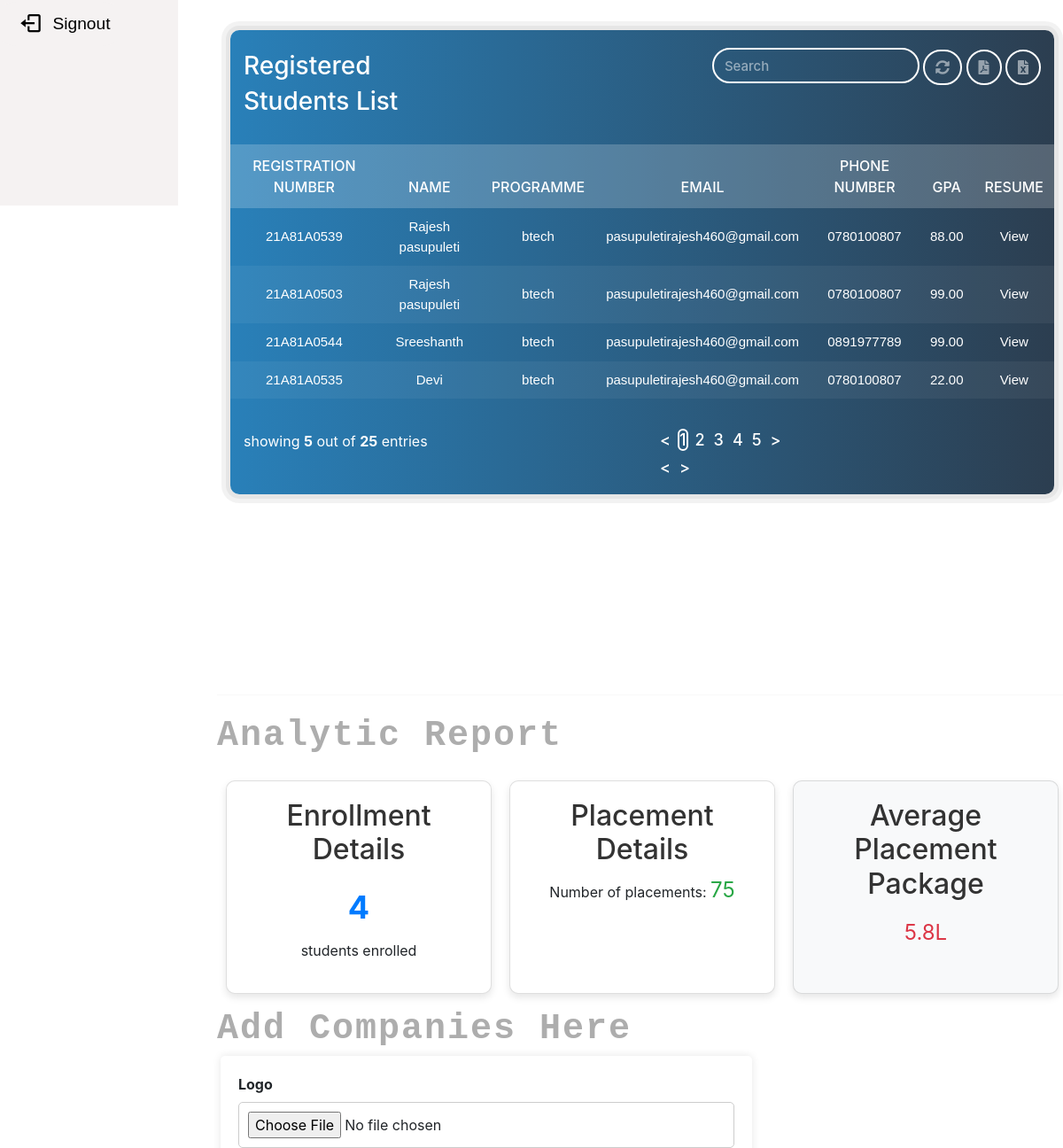
The page /app/student_admin/ (middle part) on the database as committed earlier.
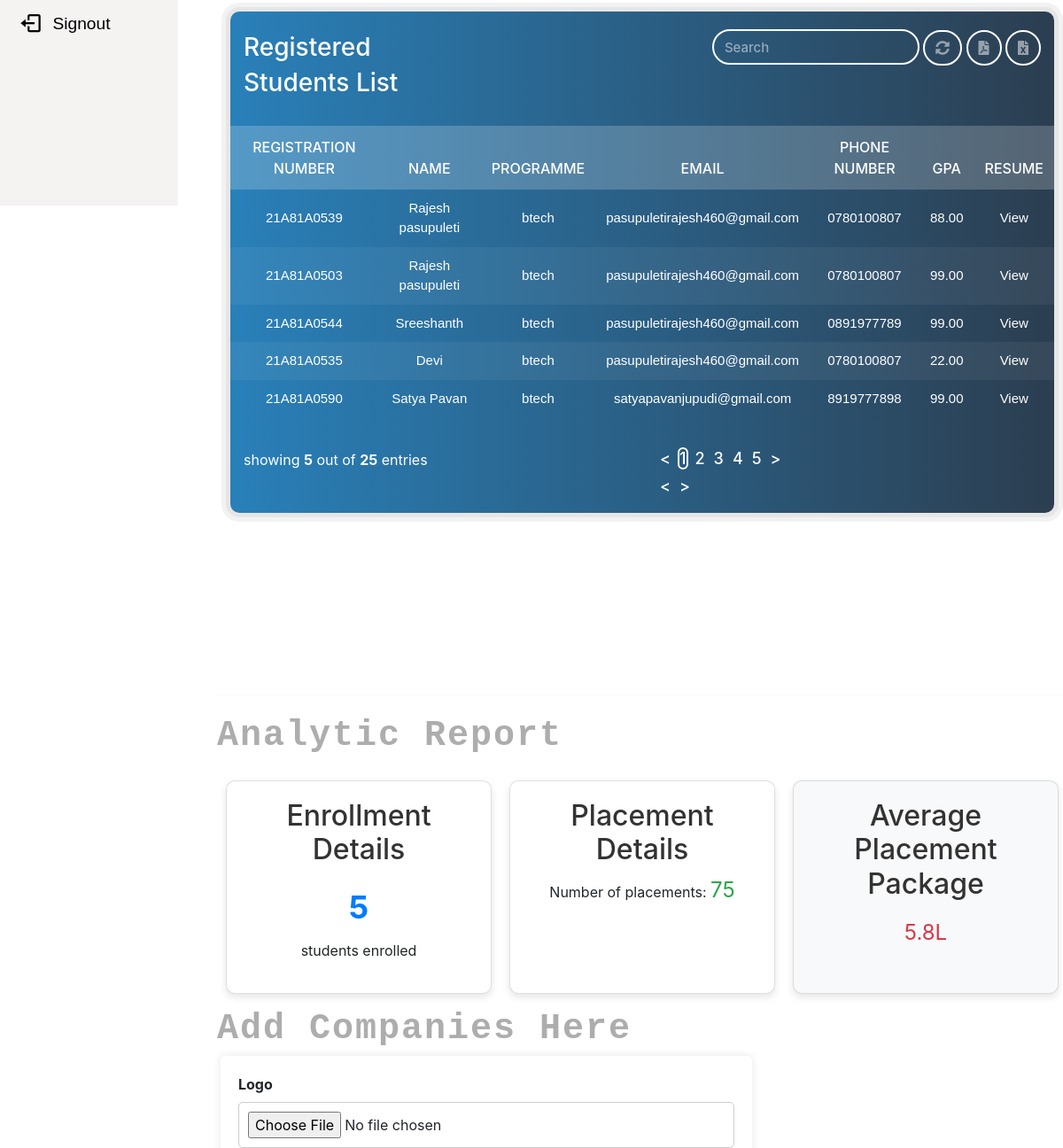
The same page on the database as committed later.
### app/models.py (models this page shows, shortened)
class Studentnew(models.Model):
    registrationNumber = models.CharField(primary_key=True,max_length=10,default='')
    name = models.CharField(max_length=50)
    dob = models.CharField(null=True,max_length=8)
    gender = models.CharField(max_length=50, default='')
    phone = models.CharField(max_length=50)
    email = models.EmailField(blank=True)
    gpa12 = models.DecimalField(max_digits=4, decimal_places=2, default=0.00)
    gpaBtech = models.DecimalField(max_digits=5, decimal_places=2)
    backlogs = models.CharField(max_length=50)
    degree = models.CharField(max_length=100, default='YourDefaultValueHere')
    project_url = models.URLField()
    skills = models.CharField(max_length=100, default='')
    languages = models.IntegerField(null=True)
    resume = models.FileField(upload_to='student_resumes/',default='')

### app/views.py (the view)
# urls.py: path('student_admin/',views.student_admin,name='student_admin'),
def student_admin(request):
    students = Studentnew.objects.all()
    no_of_students=Studentnew.objects.count()
    applied=AppliedStudents.objects.all()
    context={'students': students,'no_of_students':no_of_students,'applied':applied}
    return render (request,'student_admin.html',context )

### templates/student_admin.html (shortened to what the changed rows need)
{% load static%}
<!DOCTYPE html>
<html>
  <head>
    <link rel="stylesheet" href="{% static 'dashboard.css' %}" />
    <link
      rel="stylesheet"
      href="bootstrap.min.css"
 />
      <link href='https://unpkg.com/boxicons@2.1.4/css/boxicons.min.css' rel='stylesheet'>
    <link
      href="https://unpkg.com/boxicons@2.1.4/css/boxicons.min.css"
      rel="stylesheet" />
    <link
      href="https://unpkg.com/boxicons@2.1.4/css/boxicons.min.css"
      rel="stylesheet" />
    <link
      rel="stylesheet"
      href="https://stackpath.bootstrapcdn.com/bootstrap/4.5.2/css/bootstrap.min.css" />
    <link
      rel="stylesheet"
      href="https://cdnjs.cloudflare.com/ajax/libs/font-awesome/5.15.3/css/all.min.css" />
    <link rel="stylesheet" href="{% static 'adminanalytics.css' %} " />
  </head>
  <body>
    <div class="wrapper">
      <section class="main-home">
        <br />
        <div class="container bg-white mt-5 mb-5" style="margin-top:10px">
          <div class="row">
            <div class="col-md-offset-1 col-md-12">
              <div class="panel">
                <div class="panel-body table-responsive">
                  <table class="table">
                    <thead>
                      <tr>
                        <th>Registration Number</th>
                        <th>Name</th>
                        <th>Programme</th>
                        <th>Email</th>
                        <th>Phone Number</th>
                        <th>Gpa</th>
                        <th>Resume</th>
                      </tr>
                    </thead>
                    <tbody>
                      {% for student in students %}
                      <tr>
                        <td>{{ student.registrationNumber }}</td>
                        <td>{{ student.name }}</td>
                        <td>{{ student.degree }}</td>
                        <td>{{ student.email }}</td>
                        <td>{{ student.phone }}</td>
                        <td>{{ student.gpaBtech }}</td>
                        <td>
                          <ul class="action-list">
                            <li>
                              <a
                                href="{{ student.resume }}"
                                data-tip="edit"
                                style="color: #fff"
                                target="_blank"
                                download
                                >View</a
                              >
                            </li>
                          </ul>
                        </td>
                      </tr>
                      {% endfor %}
                    </tbody>
                  </table>
                </div>
              </div>
            </div>
          </div>
        </div>
        <br />
        <span class="titlepkit mb-4 mt-4" id="analytics">Analytic Report</span><br />
        <div class="container1 d-flex">
          <div class="card">
            <h2>Enrollment Details</h2>
            <p class="count">{{no_of_students}}</p>
            <p>students enrolled</p>
          </div>
          <div class="card" style="margin-top: 20px">
            <h2>Placement Details</h2>
          </div>
          <div class="card avg-card">
            <h2>Average Placement Package</h2>
          </div>
        </div>
        <br />
      </section>
    </div>
  </body>
</html>

Rows that differ between the two databases and show on the page:
added Studentnew: registrationNumber "21A81A0590", name "Satya Pavan", degree "btech", email "satyapavanjupudi@gmail.com", phone "8919777898", gpaBtech "99.00"
Other text that changed with them:
{{ no_of_students }}: "4" → "5"
